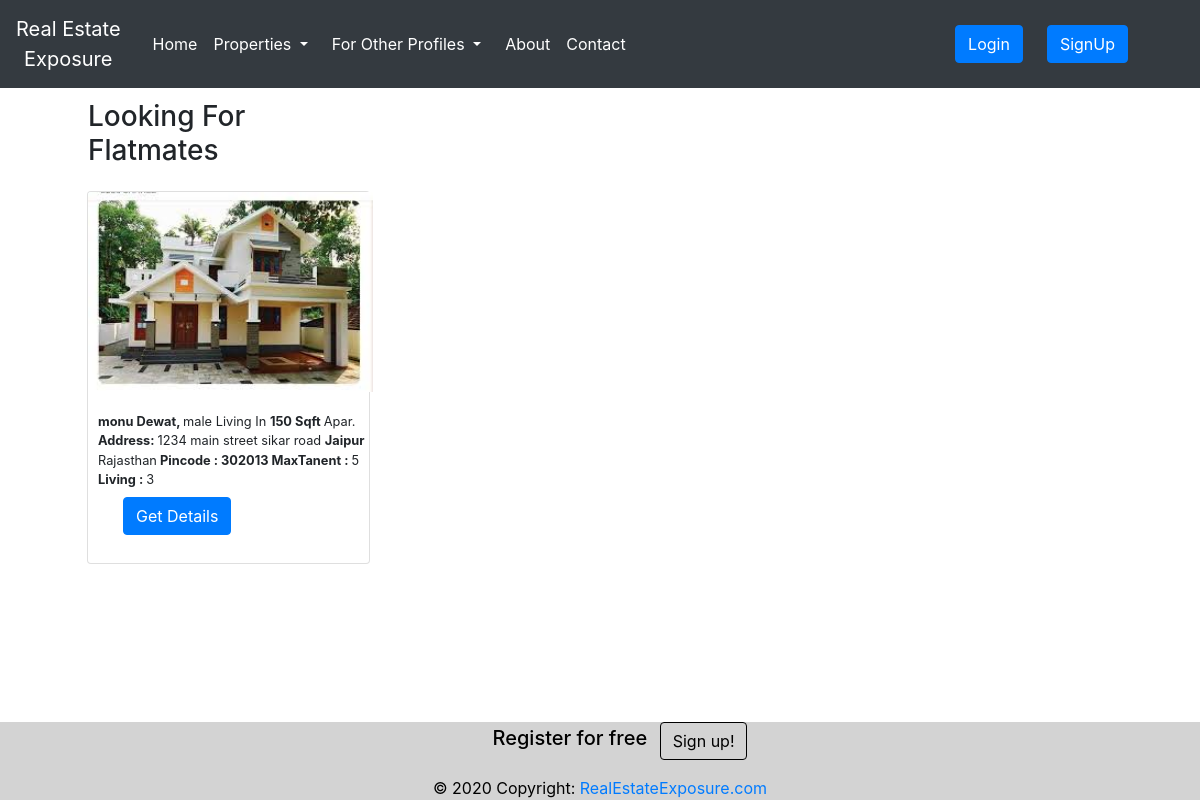
Page /roommates on the committed database.
### properties/models.py (models this page shows, shortened)
class Roommateprofile(models.Model):
    email = models.OneToOneField(User, to_field="username",unique=False, on_delete=models.CASCADE,default=" ")
    roommateprofileid = models.AutoField(primary_key=True)
    prfilepicfile = models.ImageField(upload_to='home/roommateuserprofile', default="")
    firstname = models.CharField(max_length=255, default="")
    middlename = models.CharField(max_length=255, default="")
    lastname = models.CharField(max_length=255, default="")
    dob = models.CharField(max_length=255, default="")
    gender = models.CharField(max_length=255, default="")
    phone = models.CharField(max_length=12, default="")
    address = models.CharField(max_length=255, default="")
    address2 = models.CharField(max_length=255, default="")
    country = models.CharField(max_length=50, default="")
    statename = models.CharField(max_length=50, default="")
    city = models.CharField(max_length=70, default="")
    zipf = models.CharField(max_length=6, default="")
    smoking = models.CharField(max_length=6, default="")
    alchohal = models.CharField(max_length=6, default="")
    nonvegitarian = models.CharField(max_length=6, default="")
    earlybird = models.CharField(max_length=6, default="")
    bio = models.CharField(max_length=750, default="")
    rent = models.CharField(max_length=15, default="")
    area = models.CharField(max_length=15, default="")
    propertytype = models.CharField(max_length=7, default="")
    mainimage = models.ImageField(upload_to='properties/roommateprofilepropertyimages', default="")
    maxtanent = models.CharField(max_length=2, default="")
    livingtanent = models.CharField(max_length=15, default="")
    expecteddescriptionofguy = models.CharField(max_length=750, default="")

### properties/views.py (the view)
# urls.py: path('roommates', views.roommates, name="roommates"),
def roommates(request):
    roommates = Roommateprofile.objects.all()
    allroommates = []
    for home in roommates:
        if(home.email == request.user):
            pass
        else:
            allroommates.append(home)
    params = {'allroommates':allroommates}
    return render(request, 'properties/allroommates.html',params )

### templates/properties/allroommates.html (shortened to what this page needs)
{% extends 'home/base.html' %}
{% block homeactive %} active {% endblock homeactive %}
{% block body %}
{% load static %}
<div class="container-fluid my-5 mx-2 " style="padding-bottom:80px">
    <h3 class="col-md-3" style="margin-left:50px">Looking For Flatmates</h3>
<ul id="horizontal-list">
    {% for flatmate in allroommates %}
    <li style="display:inline;" class="my-2">
    <div class="card col-md-3 my-3 mx-4" style="width: 18rem;" >
      <img src="/media/{{flatmate.prfilepicfile}}" class="card-img-top" alt="...">
      <div class="card-body">
        <small><p class="card-text"><b>{{flatmate.firstname}} {{ flatmate.lastname}}, </b>{{flatmate.gender}} Living In <b>{{flatmate.area}} Sqft </b>Apar. </p></small>
              <small><p class="card-text"><b> Address: </b>{{flatmate.address}} {{flatmate.address2}} <b> {{flatmate.city}}</b> {{flatmate.statename}}<b> Pincode : {{flatmate.zipf}} MaxTanent :  </b>{{flatmate.maxtanent}}</p></small>
              <small><p class="card-text"><b>Living : </b>{{flatmate.livingtanent}}</p></small>
              <a href="properties/roommatedetail/{{flatmate.roommateprofileid}}" id="employee.propertyid" class="btn btn-primary my-2 ">Get Details</a>
      </div>
    </div>
    </li>
    {% endfor %}
</div>
 {% endblock %}

### rows in the picture
Roommateprofile: prfilepicfile (picture), firstname "monu", lastname "Dewat", gender "male", area "150", address "1234 main street", address2 "sikar road", city "Jaipur", statename "Rajasthan", zipf "302013", maxtanent "5", livingtanent "3"
